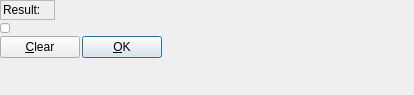
<?xml version="1.0" encoding="UTF-8"?>
<ui version="4.0">
 <class>DlgExpressionInput</class>
 <widget class="QDialog" name="DlgExpressionInput">
  <property name="geometry">
   <rect>
    <x>0</x>
    <y>0</y>
    <width>414</width>
    <height>95</height>
   </rect>
  </property>
  <property name="sizePolicy">
   <sizepolicy hsizetype="Expanding" vsizetype="Preferred">
    <horstretch>0</horstretch>
    <verstretch>0</verstretch>
   </sizepolicy>
  </property>
  <property name="minimumSize">
   <size>
    <width>300</width>
    <height>0</height>
   </size>
  </property>
  <property name="windowTitle">
   <string>Formula editor</string>
  </property>
  <layout class="QVBoxLayout" name="verticalLayout">
   <property name="spacing">
    <number>3</number>
   </property>
   <property name="margin">
    <number>0</number>
   </property>
   <item>
    <layout class="QHBoxLayout" name="horizontalLayout_2">
     <item>
      <widget class="QWidget" name="widget">
       <layout class="QVBoxLayout" name="verticalLayout_2">
        <property name="spacing">
         <number>0</number>
        </property>
        <property name="margin">
         <number>0</number>
        </property>
        <item>
         <widget class="QFrame" name="ctrlArea">
          <property name="autoFillBackground">
           <bool>true</bool>
          </property>
          <property name="frameShape">
           <enum>QFrame::StyledPanel</enum>
          </property>
          <property name="frameShadow">
           <enum>QFrame::Raised</enum>
          </property>
          <layout class="QHBoxLayout" name="horizontalLayout_4">
           <property name="spacing">
            <number>4</number>
           </property>
           <property name="margin">
            <number>2</number>
           </property>
           <item>
            <widget class="QLabel" name="label">
             <property name="text">
              <string>Result:</string>
             </property>
            </widget>
           </item>
           <item>
            <widget class="QLabel" name="msg">
             <property name="palette">
              <palette>
               <active>
                <colorrole role="Text">
                 <brush brushstyle="SolidPattern">
                  <color alpha="255">
                   <red>255</red>
                   <green>0</green>
                   <blue>0</blue>
                  </color>
                 </brush>
                </colorrole>
               </active>
               <inactive>
                <colorrole role="Text">
                 <brush brushstyle="SolidPattern">
                  <color alpha="255">
                   <red>255</red>
                   <green>0</green>
                   <blue>0</blue>
                  </color>
                 </brush>
                </colorrole>
               </inactive>
               <disabled>
                <colorrole role="Text">
                 <brush brushstyle="SolidPattern">
                  <color alpha="255">
                   <red>190</red>
                   <green>190</green>
                   <blue>190</blue>
                  </color>
                 </brush>
                </colorrole>
               </disabled>
              </palette>
             </property>
             <property name="text">
              <string/>
             </property>
            </widget>
           </item>
          </layout>
         </widget>
        </item>
       </layout>
      </widget>
     </item>
     <item>
      <spacer name="horizontalSpacer">
       <property name="orientation">
        <enum>Qt::Horizontal</enum>
       </property>
       <property name="sizeHint" stdset="0">
        <size>
         <width>0</width>
         <height>20</height>
        </size>
       </property>
      </spacer>
     </item>
    </layout>
   </item>
   <item>
    <layout class="QHBoxLayout" name="horizontalLayout_5">
     <item>
      <widget class="Gui::ExpressionLineEdit" name="expression">
       <property name="sizePolicy">
        <sizepolicy hsizetype="Ignored" vsizetype="Ignored">
         <horstretch>0</horstretch>
         <verstretch>0</verstretch>
        </sizepolicy>
       </property>
       <property name="minimumSize">
        <size>
         <width>10</width>
         <height>10</height>
        </size>
       </property>
      </widget>
     </item>
     <item>
      <spacer name="horizontalSpacer_3">
       <property name="orientation">
        <enum>Qt::Horizontal</enum>
       </property>
       <property name="sizeHint" stdset="0">
        <size>
         <width>0</width>
         <height>2</height>
        </size>
       </property>
      </spacer>
     </item>
    </layout>
   </item>
   <item>
    <layout class="QHBoxLayout" name="horizontalLayout_3">
     <item>
      <layout class="QHBoxLayout" name="horizontalLayout">
       <property name="spacing">
        <number>2</number>
       </property>
       <item>
        <widget class="QPushButton" name="discardBtn">
         <property name="text">
          <string>&amp;Clear</string>
         </property>
         <property name="toolTip">
          <string>Revert to last calculated value (as constant)</string>
         </property>
         <property name="autoDefault">
          <bool>true</bool>
         </property>
         <property name="default">
          <bool>false</bool>
         </property>
        </widget>
       </item>
       <item>
        <widget class="QPushButton" name="okBtn">
         <property name="text">
          <string>&amp;OK</string>
         </property>
         <property name="autoDefault">
          <bool>true</bool>
         </property>
         <property name="default">
          <bool>true</bool>
         </property>
        </widget>
       </item>
      </layout>
     </item>
     <item>
      <spacer name="horizontalSpacer_2">
       <property name="orientation">
        <enum>Qt::Horizontal</enum>
       </property>
       <property name="sizeHint" stdset="0">
        <size>
         <width>0</width>
         <height>20</height>
        </size>
       </property>
      </spacer>
     </item>
    </layout>
   </item>
   <item>
    <spacer name="verticalSpacer">
     <property name="orientation">
      <enum>Qt::Vertical</enum>
     </property>
     <property name="sizeHint" stdset="0">
      <size>
       <width>20</width>
       <height>0</height>
      </size>
     </property>
    </spacer>
   </item>
  </layout>
  <zorder>label</zorder>
  <zorder>expression</zorder>
  <zorder>widget</zorder>
  <zorder>ctrlArea</zorder>
 </widget>
 <customwidgets>
  <customwidget>
   <class>Gui::ExpressionLineEdit</class>
   <extends>QLineEdit</extends>
   <header>ExpressionCompleter.h</header>
  </customwidget>
 </customwidgets>
 <resources/>
 <connections>
  <connection>
   <sender>okBtn</sender>
   <signal>clicked()</signal>
   <receiver>DlgExpressionInput</receiver>
   <slot>accept()</slot>
   <hints>
    <hint type="sourcelabel">
     <x>275</x>
     <y>94</y>
    </hint>
    <hint type="destinationlabel">
     <x>310</x>
     <y>63</y>
    </hint>
   </hints>
  </connection>
 </connections>
</ui>
